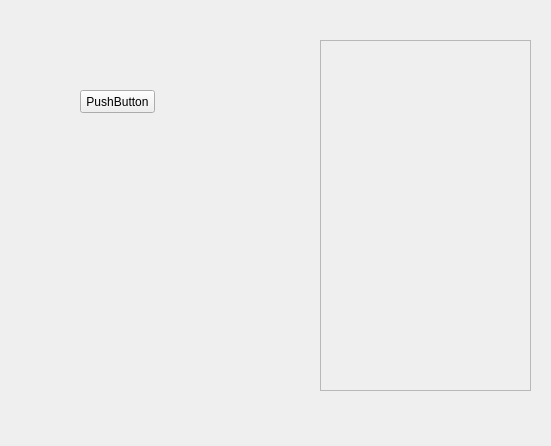
<?xml version="1.0" encoding="UTF-8"?>
<ui version="4.0">
 <class>Form</class>
 <widget class="QWidget" name="Form">
  <property name="geometry">
   <rect>
    <x>0</x>
    <y>0</y>
    <width>551</width>
    <height>446</height>
   </rect>
  </property>
  <property name="windowTitle">
   <string>Form</string>
  </property>
  <widget class="QScrollArea" name="scrollArea">
   <property name="geometry">
    <rect>
     <x>320</x>
     <y>40</y>
     <width>211</width>
     <height>351</height>
    </rect>
   </property>
   <property name="verticalScrollBarPolicy">
    <enum>Qt::ScrollBarAsNeeded</enum>
   </property>
   <property name="horizontalScrollBarPolicy">
    <enum>Qt::ScrollBarAlwaysOff</enum>
   </property>
   <property name="widgetResizable">
    <bool>true</bool>
   </property>
   <widget class="QWidget" name="scrollAreaWidgetContents">
    <property name="geometry">
     <rect>
      <x>0</x>
      <y>0</y>
      <width>209</width>
      <height>349</height>
     </rect>
    </property>
   </widget>
  </widget>
  <widget class="QPushButton" name="pushButton">
   <property name="geometry">
    <rect>
     <x>80</x>
     <y>90</y>
     <width>75</width>
     <height>23</height>
    </rect>
   </property>
   <property name="text">
    <string>PushButton</string>
   </property>
  </widget>
 </widget>
 <resources/>
 <connections>
  <connection>
   <sender>pushButton</sender>
   <signal>clicked()</signal>
   <receiver>Form</receiver>
   <slot>addframe()</slot>
   <hints>
    <hint type="sourcelabel">
     <x>106</x>
     <y>99</y>
    </hint>
    <hint type="destinationlabel">
     <x>127</x>
     <y>142</y>
    </hint>
   </hints>
  </connection>
 </connections>
 <slots>
  <slot>addframe()</slot>
 </slots>
</ui>
